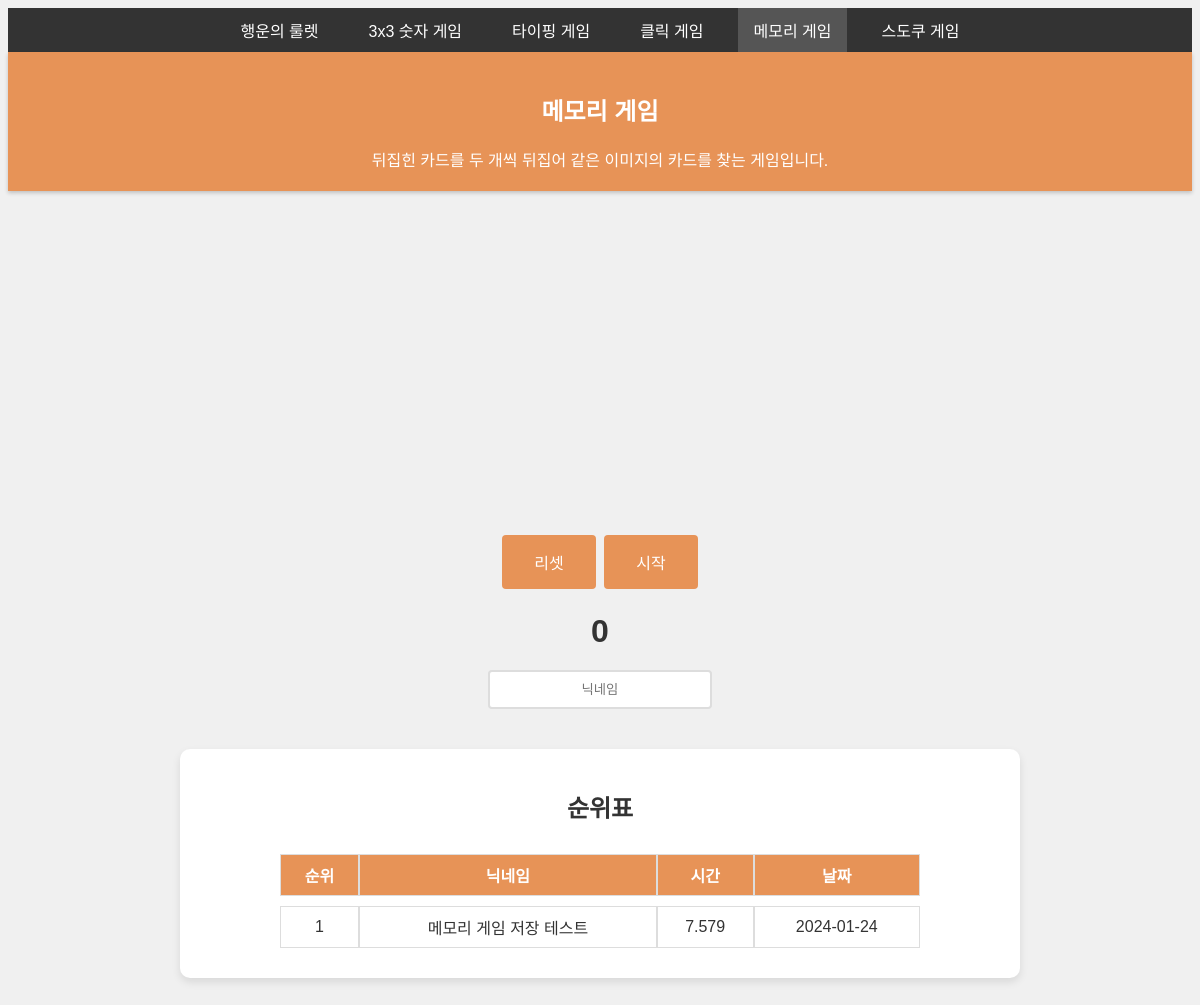
Before: /memory with the older database file.
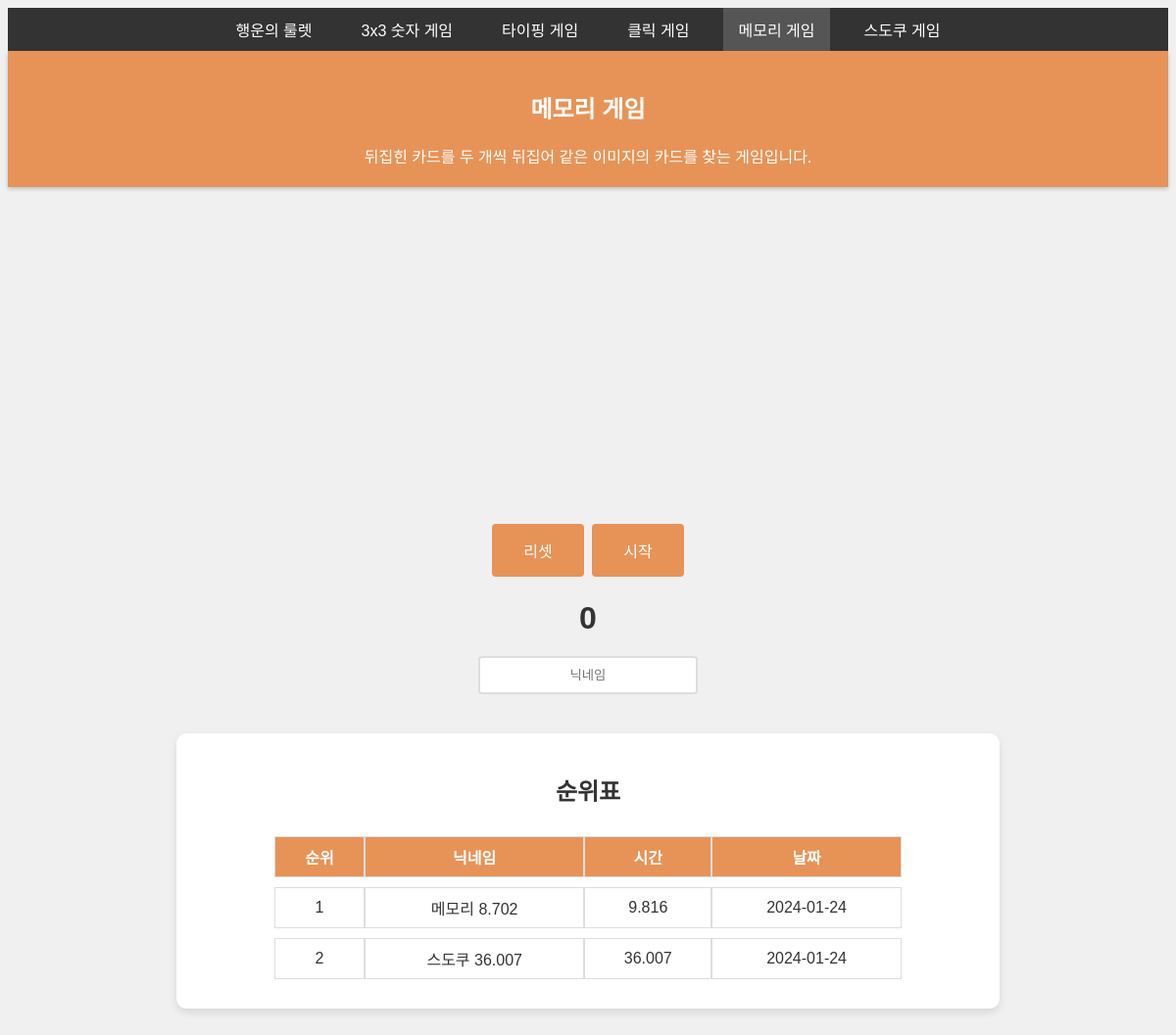
After: the same page with the newer database file.
### tables this page shows
CREATE TABLE game_info (
            id INTEGER PRIMARY KEY AUTOINCREMENT,
            name TEXT NOT NULL,
            url TEXT NOT NULL,
            description TEXT NOT NULL
        );

CREATE TABLE game_records (
            id INTEGER PRIMARY KEY AUTOINCREMENT,
            ip TEXT NOT NULL,
            gametype TEXT NOT NULL,
            nickname TEXT NOT NULL,
            time REAL NOT NULL,
            date TEXT NOT NULL
        );

### app.py (the view)
@app.route('/memory')
def memory():
    db = get_db()
    cur = db.cursor()
    cur.execute("SELECT id, name, description FROM game_info WHERE id = 5")
    game_info = cur.fetchone()
    cur.execute("SELECT nickname, time, date FROM game_records WHERE gametype = 5 ORDER BY time ASC")
    records = cur.fetchall()
    ranked_records = [(index + 1, record['nickname'], record['time'], record['date']) for index, record in enumerate(records)]
    return render_template('memory.html', records=ranked_records, game_id=game_info['id'], game_name=game_info['name'], game_description=game_info['description'])

### app.py (called while the page is built)
def get_db():
    if 'db' not in g:
        g.db = sqlite3.connect(DATABASE_FILE)
        g.db.row_factory = sqlite3.Row
    return g.db

@app.context_processor
def inject_games():
    db = get_db()
    games = db.execute('SELECT id, name, url FROM game_info ORDER BY id ASC').fetchall()
    return {'games': games}

### templates/memory.html (shortened to what this page needs)
{% extends 'base.html' %}
{% block content %}
    <link rel="stylesheet" type="text/css" href="{{ url_for('static', filename='css/memory.css') }}">
    <div id="game-board" class="game-board"></div>
    <button id="reset-button">리셋</button>
    <button id="start-button">시작</button>
    <div id="timer">0</div>
{% endblock %}

### templates/base.html (shortened to what this page needs)
<!DOCTYPE html>
<html>
<head>
    <link rel="stylesheet" type="text/css" href="{{ url_for('static', filename='css/base.css') }}">
</head>
<body>
    <nav>
        <ul id="menu" class="hidden">
            {% for game in games %}
            <li class="{% if request.path.endswith(game.url) %}active{% endif %}">
                <a href="{{ url_for(game.url) }}">{{ game.name }}</a>
            </li>
            {% endfor %}
        </ul>
    </nav>
    <div id="header">
        <h2>{{ game_name }}</h2>
        <span>{{ game_description }}</span>
    </div>
    {% block content %}{% endblock %}
    {% if not request.path.endswith('/roulette') %}
    <div class="record">
        <input type="text" id="nickname" placeholder="닉네임">
    </div>
    <div class="rank">
        <h2>순위표</h2>
        <table>
            <tr>
                <th>순위</th>
                <th>닉네임</th>
                <th>시간</th>
                <th>날짜</th>
            </tr>
            {% for record in records %}
            <tr>
                <td>{{ record[0] }}</td>
                <td>{{ record[1] }}</td>
                <td>{{ record[2] }}</td>
                <td>{{ record[3] }}</td>
            </tr>
            {% endfor %}
        </table>
    </div>
    {% endif %}
</body>
</html>

### static/css/base.css (style rules this page uses)
body { font-family: 'Noto Sans KR', sans-serif; background-color: #f0f0f0; color: #333; text-align: center; }
#header { color: white; padding: 20px; box-shadow: 0 2px 4px rgba(0,0,0,0.2); }
button { border: none; color: white; padding: 15px 32px; text-align: center; text-decoration: none; display: inline-block; font-size: 16px; margin: 4px 2px; cursor: pointer; border-radius: 4px; transition: background-color 0.3s; }
nav ul { list-style-type: none; padding: 0; margin: 0; display: flex; background-color: #333; justify-content: center; }
nav ul li { margin: 0 10px; }
nav ul li a { color: white; text-decoration: none; padding: 10px 15px; display: block; }
nav ul li.active { background-color: #555; }
.record { display: flex; justify-content: center; align-items: center; flex-direction: column; margin-top: 20px; }
.record input[type="text"], .record button { width: 200px; margin: 10px 0; }
#nickname { text-align: center; display: block; margin: 0 auto; }
.record input[type="text"] { padding: 10px; margin-top: 20px; border: 2px solid #ddd; border-radius: 4px; margin-right: 10px; }
.rank { background-color: #fff; border-radius: 10px; box-shadow: 0 4px 8px rgba(0,0,0,0.1); padding: 20px; margin-top: 20px; max-width: 800px; margin: 40px auto; }
table { width: 80%; margin: auto; border-collapse: separate; border-spacing: 0 10px; }
th { color: white; }
th, td { border: 1px solid #ddd; padding: 8px; text-align: center; }

### static/css/memory.css (style rules this page uses)
#header, th, button { background-color: #E79357; }
.game-board { display: grid; grid-template-columns: repeat(3, 100px); grid-template-rows: repeat(3, 100px); gap: 10px; justify-content: center; margin: auto; margin-top: 20px; }
#timer { font-size: 32px; margin-top: 20px; font-weight: bold; }

Changed rows visible on the page:
removed game_records: record "1", nickname "메모리 게임 저장 테스트", time "7.579", date "2024-01-24"
added game_records: record "1", nickname "메모리 8.702", time "9.816", date "2024-01-24"
added game_records: record "2", nickname "스도쿠 36.007", time "36.007", date "2024-01-24"
